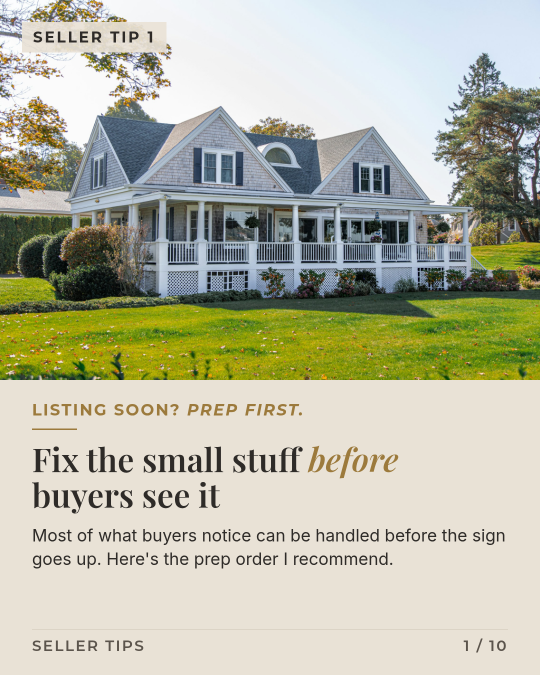
#> input picture 2026-10-16-seller-tips-prep-before-listing/options/option-A-slide1.png, 1080 x 1350 px, given in place of photo-1598228723793-52759bba239c, which was not available (shown at 1/2 size)
$ python prep_photos.py
#> lines starting #> are read from the running program, lines starting #| are printed output that depends on the picture; pictures that were not available may be replaced by others from this repository, and a replacement may not be noted
# Oct 18 2026 seller tips (reviewing offers). Unsplash originals (>=3000px wide, fetched with fit=max so never upscaled),
# cover-cropped to 4:5 and resized DOWN only to 1080x1350, light premium grade + sharpen. Originals cached in build/src/.
import os, urllib.request
from PIL import Image, ImageEnhance, ImageFilter
B=os.path.dirname(os.path.abspath(__file__)); S=B+"/src/"; O=B+"/img/"
P={"01":("1598228723793-52759bba239c",.5,.5),"03":("1615874694520-474822394e73",.5,.5),"04":("1556912172-45b7abe8b7e1",.45,.5),
   "05":("1613545325268-9265e1609167",0.0,.5),"06":("1564540583246-934409427776",.5,.5),"07":("1560184897-ae75f418493e",.5,.5),
   "08":("1600585152915-d208bec867a1",.5,.5),"09":("pexels-280222",.5,.5),"10":("pexels-5524166",.5,.5)}
cr=open(O+"CREDITS.txt","w")
cr.write("Photos: Unsplash License / Pexels License (no attribution required). Unsplash source files 3000-3600px wide (fetched with fit=max, never upscaled), cropped/resized down only, graded Oct 18 2026.\n02 | no photo (stats)\n")
for k,(pid,x,y) in sorted(P.items()):
    f=S+pid+".jpg"
    px=pid.startswith("pexels-")
    if not os.path.exists(f):
        n=pid.split("-")[1]
        urllib.request.urlretrieve(f"https://images.pexels.com/photos/{n}/pexels-photo-{n}.jpeg" if px else f"https://images.unsplash.com/photo-{pid}?q=92&w=3600&fit=max", f)
    im=Image.open(f).convert("RGB"); w,h=im.size; t=1080/1350
#> further down, im is the input picture: PIL image 1080x1350 RGB; mean R, G, B 183.7, 184.7, 164.8
#> after `w, h = im.size`: w = 1080; h = 1350
    if w/h>t: nw=int(h*t); l=int((w-nw)*x); im=im.crop((l,0,l+nw,h))
    else: nh=int(w/t); tp=int((h-nh)*y); im=im.crop((0,tp,w,tp+nh))
#> after `nh = int(w / t)`: nh = 1350
#> after `tp = int((h - nh) * y)`: tp = 0
    assert im.width>=1080, "never upscale"
    im=im.resize((1080,1350),Image.LANCZOS)
    r,g,b=im.split(); r=r.point(lambda v:min(255,int(v*1.02))); b=b.point(lambda v:int(v*.985)); im=Image.merge("RGB",(r,g,b))
#> after `r, g, b = im.split()`:
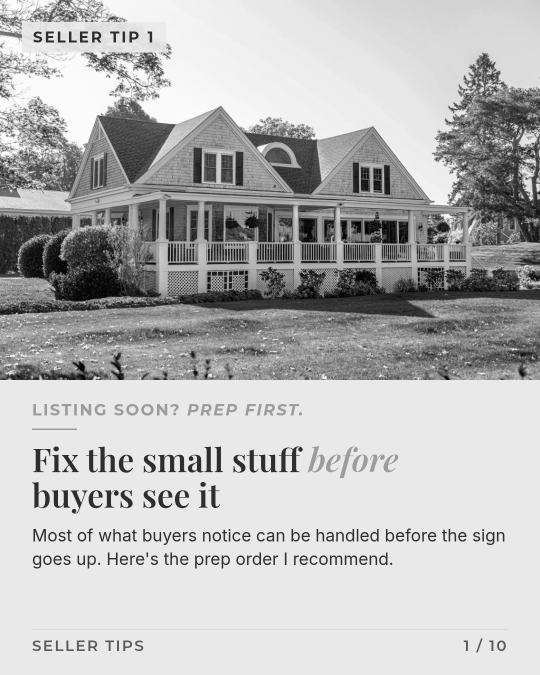
#> r: PIL image 1080x1350 L (shown at 1/2 size); min 0, max 255, mean 183.7
#> after `r, g, b = im.split()`:
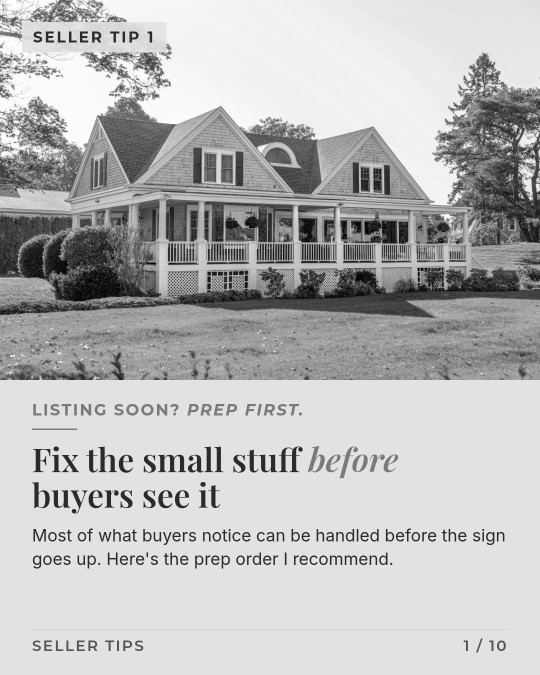
#> g: PIL image 1080x1350 L (shown at 1/2 size); min 0, max 255, mean 184.7
#> after `r, g, b = im.split()`:
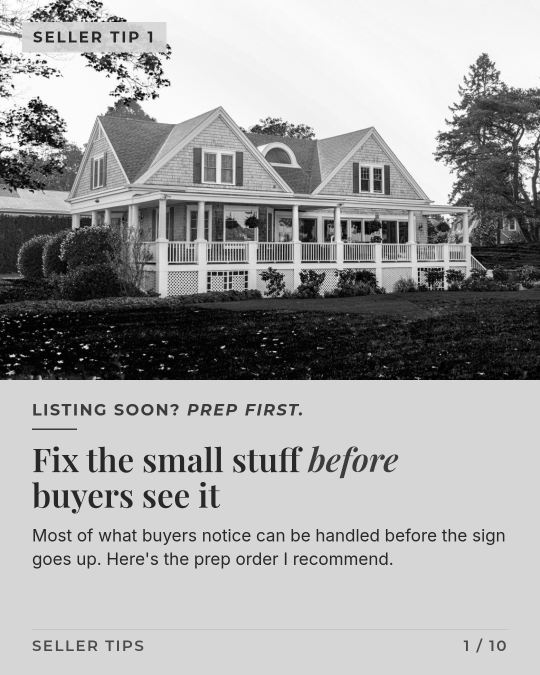
#> b: PIL image 1080x1350 L (shown at 1/2 size); min 0, max 255, mean 164.8
    im=ImageEnhance.Contrast(im).enhance(1.05); im=ImageEnhance.Color(im).enhance(.97); im=ImageEnhance.Brightness(im).enhance(1.02)
    im=im.filter(ImageFilter.UnsharpMask(radius=1.2,percent=70,threshold=2))
    im.save(O+k+".jpg",quality=93)
    if px: n=pid.split("-")[1]; cr.write(f"{k} | Pexels License (no attribution required) | https://www.pexels.com/photo/{n}/ (original {w}x{h})\n")
    else: cr.write(f"{k} | https://unsplash.com/photos/{pid} (images.unsplash.com/photo-{pid}) | source file {w}x{h}\n")
#> pass 2 of the loop `for k,(pid,x,y) in sorted(P.items()):`:
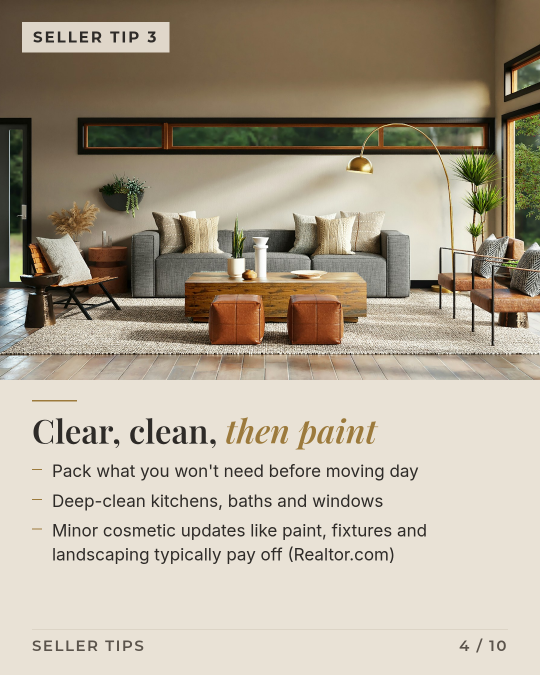
#> input picture 2026-10-16-seller-tips-prep-before-listing/options/option-A-slide4.png, 1080 x 1350 px, given in place of photo-1615874694520-474822394e73, which was not available (shown at 1/2 size)
#> im is the input picture: PIL image 1080x1350 RGB; mean R, G, B 175.2, 164.7, 146.9
#> `r, g, b = im.split()`:
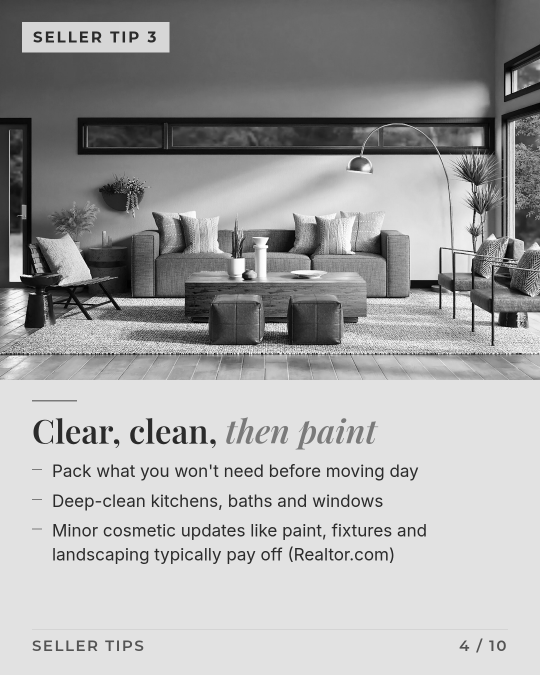
#> g: PIL image 1080x1350 L (shown at 1/2 size); min 0, max 255, mean 164.7
#> `r, g, b = im.split()`:
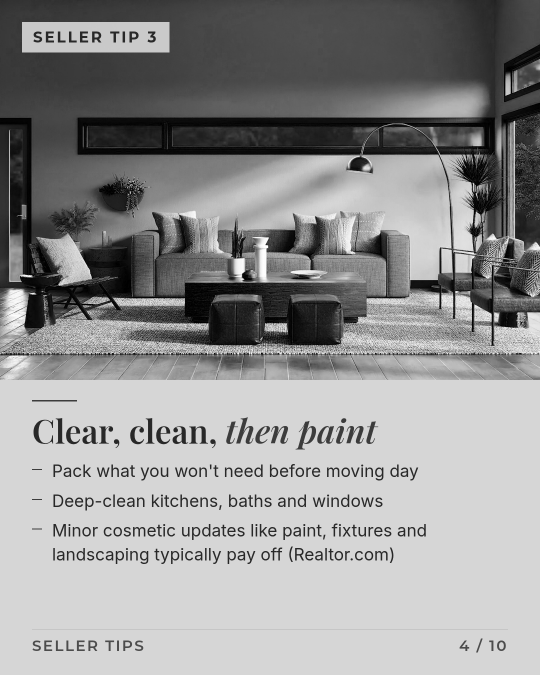
#> b: PIL image 1080x1350 L (shown at 1/2 size); min 0, max 255, mean 146.9
#> (the run stopped early here; a loop or call above may not have finished)
